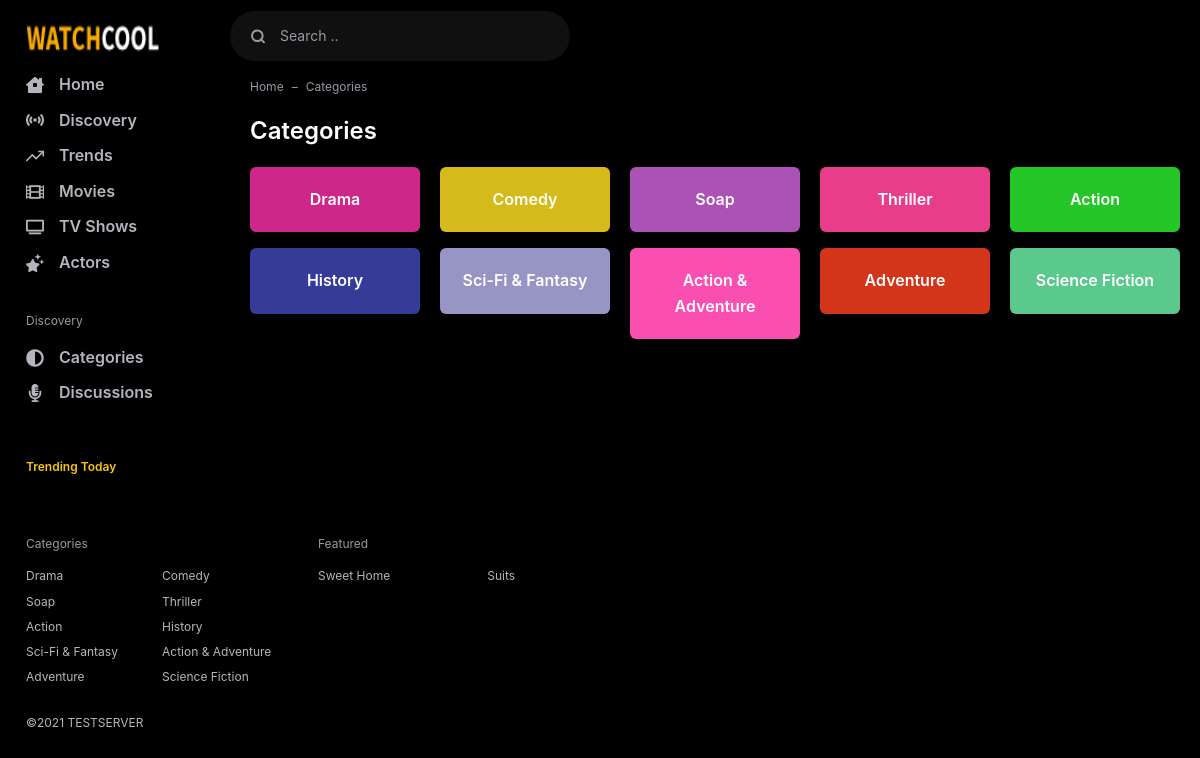
The app's page /category/, older data.
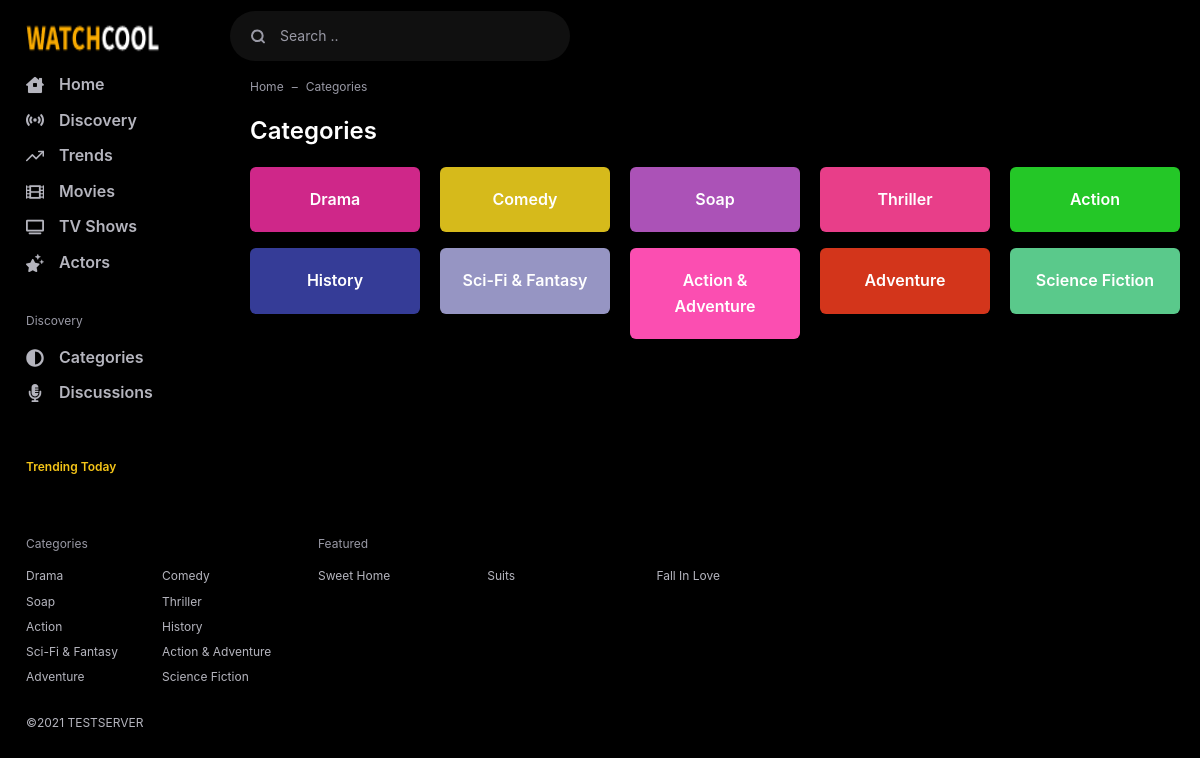
The same page, newer data.
### webapp/models/common.py (models this page shows, shortened)
class Genre(models.Model):
    movie = models.ManyToManyField(Movie,related_name="genre",related_query_name="has_genre")
    tv = models.ManyToManyField(TV,related_name="genre",related_query_name="has_genre")
    name = models.CharField(max_length=20,unique=True)
    color = models.CharField(max_length=9,null=True,blank=True,default=generateRandomColor,editable=True)

### webapp/models/tv.py (models this page shows, shortened)
class TV(AbsShow):
    media_type=models.CharField(default="TV",max_length=2)
    class Meta:
        ordering = ("-added_on","-release_date",)
        verbose_name_plural = "TV Shows"
        db_table = "tv"

### webapp/views.py (the view)
# urls.py: path("category/",cache_page(CACHE_TIME)(views.CategoryView.as_view()),name="category"),
class CategoryView(ListView):
    template_name = "webapp/category.html"
    context_object_name = "categories"
    def get_queryset(self):
        return sorted(Genre.objects.all(),key=lambda genre:genre.movie.count()+genre.tv.count(),reverse=True)
    def get_context_data(self, **kwargs):
        context = super().get_context_data(**kwargs)
        title = f"List all Categories | {self.request.get_host()}"
        context["title"] = title
        context["description"] = title
        return context

### webapp/context_processors.py (called while the page is built)
def tvsViewin(days,get):
    return ViewLog.objects.filter(movie=None,
        viewed_on__date__gte=(datetime.date.today()-datetime.timedelta(days=days))).values(
        "tv",
        slug = F("tv__slug"),
        title=F("tv__title"),
        themoviedb_id = F("tv__themoviedb_id"),
        original_title = F("tv__original_title"),
        imdb_id = F("tv__imdb_id"),
        trailer = F("tv__trailer"),
        published = F("tv__published"),
        runtime = F("tv__runtime"),
        added_on = F("tv__added_on"),
        updated_on = F("tv__updated_on"),
        media_type = F("tv__media_type"),
        poster_path=F("tv__poster_path"),
        overview=F("tv__overview"),
        vote_average=F("tv__vote_average"),
        backdrop_path=F("tv__backdrop_path"),
        release_date=F("tv__release_date"),
        ).annotate(views=Count("tv")).order_by()[:get]

def config(request):
    data = cache.get_many(KEYS)
    if not data:
        data = cache_context()
        cache.set_many(data,settings.CACHE_TIME)
    return data

### webapp/templates/webapp/category.html
{% extends 'webapp/_base.html' %}
{% load classname %}
{% block content %}
<div class="flex-fill">
    <nav aria-label="breadcrumb">
        <ol class="breadcrumb">
            <li class="breadcrumb-item"><a href="{% url 'app_webapp:home' %}">Home</a></li>
            <li class="breadcrumb-item active" aria-current="page">Categories</li>
        </ol>
    </nav>
    <div class="d-flex">
        <div class="app-content">
            <div class="app-section">
                <div class="mb-3">
                    <div class="text-24 text-white font-weight-bold">Categories</div>
                </div>
                <div class="row row-cols-md-5 row-cols-2">
                    {% for category in categories %}
                    <div class="col">
                        <a href="{% url 'app_webapp:category' category.name %}"
                            class="list-category-box" style="background-color: {{category.color}}"
                            title="{{category.name}}">
                            {{category.name}}
                        </a>
                    </div>
                    {% endfor %}
                </div>
            </div>
        </div>
    </div>
</div>
{% endblock content %}

### webapp/templates/webapp/_base.html (shortened to what the changed rows need)
<!DOCTYPE html> {% load static %}
<html lang="en">
<head>
    <link as="style" media="all" rel="stylesheet preload prefetch" href="{% static 'webapp/css/app.css' %}"
        type="text/css" />
</head>
<body>
    <div class="container">
        <div class="app">
            <div class="app-wrapper">
                <div class="app-container flex-fill">
                    <div class="container">
                        {% block content %} {% endblock content %}
                    </div>
                </div>
            </div>
            <div class="app-footer">
                <div class="row">
                    <div class="col-md-3">
                        <div class="footer-nav">
                            <div class="nav-col-2">
                                {% for genre in genres %}
                                <a href="{% url 'app_webapp:category' genre.name %}"
                                    title="{{genre.name}}">{{genre.name}}</a>
                                {% endfor %}
                            </div>
                        </div>
                    </div>
                    <div class="col-md-6">
                        <div class="footer-nav">
                            <div class="nav-col-3">
                                {% for show in featured %}
                                <a href="{% url 'app_webapp:tv_detail' show.slug %}"
                                    title="{{show.title}}">{{show.title}}</a>
                                {% endfor %}
                            </div>
                        </div>
                    </div>
                </div>
            </div>
        </div>
    </div>
</body>
</html>

Row changes from the older to the newer data that the page shows:
added TV: title "Fall In Love"
